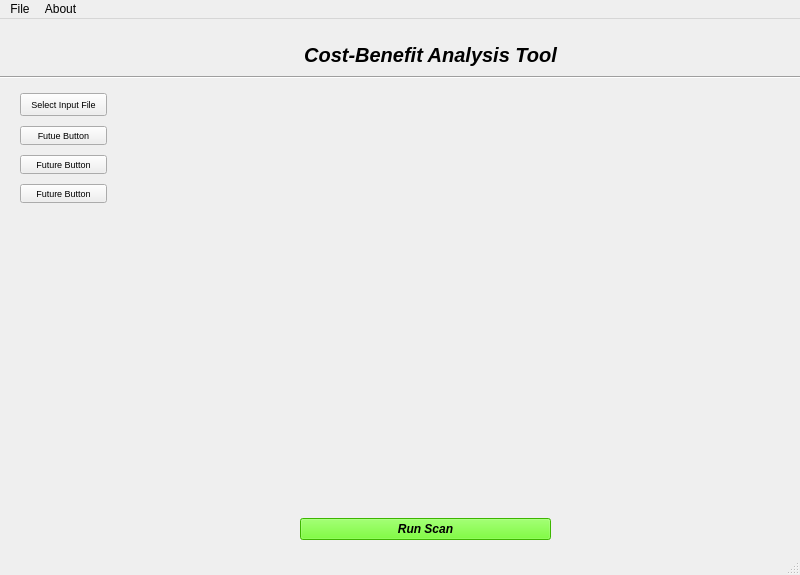
<?xml version="1.0" encoding="UTF-8"?>
<ui version="4.0">
 <class>MainWindow</class>
 <widget class="QMainWindow" name="MainWindow">
  <property name="geometry">
   <rect>
    <x>0</x>
    <y>0</y>
    <width>800</width>
    <height>575</height>
   </rect>
  </property>
  <property name="sizePolicy">
   <sizepolicy hsizetype="Preferred" vsizetype="Preferred">
    <horstretch>0</horstretch>
    <verstretch>0</verstretch>
   </sizepolicy>
  </property>
  <property name="minimumSize">
   <size>
    <width>800</width>
    <height>575</height>
   </size>
  </property>
  <property name="maximumSize">
   <size>
    <width>800</width>
    <height>575</height>
   </size>
  </property>
  <property name="windowTitle">
   <string>Cost-Benefit Analysis Tool</string>
  </property>
  <property name="styleSheet">
   <string notr="true">background-color: </string>
  </property>
  <widget class="QWidget" name="centralwidget">
   <widget class="QWidget" name="verticalLayoutWidget">
    <property name="geometry">
     <rect>
      <x>20</x>
      <y>70</y>
      <width>87</width>
      <height>121</height>
     </rect>
    </property>
    <layout class="QVBoxLayout" name="verticalLayout">
     <item>
      <widget class="QPushButton" name="inputFileButton">
       <property name="maximumSize">
        <size>
         <width>200</width>
         <height>23</height>
        </size>
       </property>
       <property name="font">
        <font>
         <pointsize>7</pointsize>
        </font>
       </property>
       <property name="layoutDirection">
        <enum>Qt::LeftToRight</enum>
       </property>
       <property name="text">
        <string>Select Input File</string>
       </property>
      </widget>
     </item>
     <item>
      <widget class="QPushButton" name="futureButton3">
       <property name="font">
        <font>
         <pointsize>7</pointsize>
        </font>
       </property>
       <property name="text">
        <string>Futue Button</string>
       </property>
      </widget>
     </item>
     <item>
      <widget class="QPushButton" name="futureButton2">
       <property name="font">
        <font>
         <pointsize>7</pointsize>
        </font>
       </property>
       <property name="text">
        <string>Future Button</string>
       </property>
      </widget>
     </item>
     <item>
      <widget class="QPushButton" name="futureButton1">
       <property name="font">
        <font>
         <pointsize>7</pointsize>
        </font>
       </property>
       <property name="autoFillBackground">
        <bool>false</bool>
       </property>
       <property name="text">
        <string>Future Button</string>
       </property>
       <property name="flat">
        <bool>false</bool>
       </property>
      </widget>
     </item>
    </layout>
   </widget>
   <widget class="QWidget" name="verticalLayoutWidget_2">
    <property name="geometry">
     <rect>
      <x>120</x>
      <y>70</y>
      <width>661</width>
      <height>121</height>
     </rect>
    </property>
    <layout class="QVBoxLayout" name="verticalLayout_2">
     <item alignment="Qt::AlignTop">
      <widget class="QLabel" name="fileNameLabel">
       <property name="font">
        <font>
         <pointsize>10</pointsize>
        </font>
       </property>
       <property name="text">
        <string/>
       </property>
      </widget>
     </item>
    </layout>
   </widget>
   <widget class="QWidget" name="verticalLayoutWidget_3">
    <property name="geometry">
     <rect>
      <x>300</x>
      <y>470</y>
      <width>251</width>
      <height>81</height>
     </rect>
    </property>
    <layout class="QVBoxLayout" name="verticalLayout_3">
     <item>
      <widget class="QPushButton" name="runScanButton">
       <property name="minimumSize">
        <size>
         <width>0</width>
         <height>0</height>
        </size>
       </property>
       <property name="font">
        <font>
         <weight>75</weight>
         <italic>true</italic>
         <bold>true</bold>
        </font>
       </property>
       <property name="styleSheet">
        <string notr="true">background-color:rgb(85, 255, 0)</string>
       </property>
       <property name="text">
        <string>Run Scan</string>
       </property>
      </widget>
     </item>
    </layout>
   </widget>
   <widget class="QWidget" name="horizontalLayoutWidget">
    <property name="geometry">
     <rect>
      <x>80</x>
      <y>10</y>
      <width>701</width>
      <height>51</height>
     </rect>
    </property>
    <layout class="QHBoxLayout" name="programNameHLayout">
     <item>
      <widget class="QLabel" name="programNameLabel">
       <property name="font">
        <font>
         <pointsize>15</pointsize>
         <weight>75</weight>
         <italic>true</italic>
         <bold>true</bold>
         <underline>false</underline>
        </font>
       </property>
       <property name="styleSheet">
        <string notr="true"/>
       </property>
       <property name="text">
        <string>Cost-Benefit Analysis Tool</string>
       </property>
       <property name="alignment">
        <set>Qt::AlignCenter</set>
       </property>
      </widget>
     </item>
    </layout>
   </widget>
   <widget class="Line" name="topScreenBorderLine">
    <property name="geometry">
     <rect>
      <x>0</x>
      <y>50</y>
      <width>801</width>
      <height>16</height>
     </rect>
    </property>
    <property name="orientation">
     <enum>Qt::Horizontal</enum>
    </property>
   </widget>
   <widget class="QWidget" name="horizontalLayoutWidget_2">
    <property name="geometry">
     <rect>
      <x>20</x>
      <y>10</y>
      <width>51</width>
      <height>51</height>
     </rect>
    </property>
    <layout class="QHBoxLayout" name="programIconLayout"/>
   </widget>
  </widget>
  <widget class="QStatusBar" name="statusbar"/>
  <widget class="QMenuBar" name="menubar">
   <property name="geometry">
    <rect>
     <x>0</x>
     <y>0</y>
     <width>800</width>
     <height>21</height>
    </rect>
   </property>
   <widget class="QMenu" name="menuFileTab">
    <property name="title">
     <string>File</string>
    </property>
    <widget class="QMenu" name="menuExport">
     <property name="title">
      <string>Export</string>
     </property>
     <addaction name="actionXML_3"/>
     <addaction name="actionNessus"/>
    </widget>
    <addaction name="menuExport"/>
   </widget>
   <widget class="QMenu" name="menuAboutTab">
    <property name="title">
     <string>About</string>
    </property>
    <addaction name="aboutProgramTabPress"/>
   </widget>
   <addaction name="menuFileTab"/>
   <addaction name="menuAboutTab"/>
  </widget>
  <action name="actionXML">
   <property name="text">
    <string>XML</string>
   </property>
  </action>
  <action name="actionJSON">
   <property name="text">
    <string>JSON</string>
   </property>
  </action>
  <action name="actionXML_2">
   <property name="text">
    <string>XML</string>
   </property>
  </action>
  <action name="actionJSON_2">
   <property name="text">
    <string>JSON</string>
   </property>
  </action>
  <action name="actionAbout_Program">
   <property name="text">
    <string>About Program</string>
   </property>
  </action>
  <action name="aboutProgramTabPress">
   <property name="text">
    <string>About Program</string>
   </property>
  </action>
  <action name="actionXML_3">
   <property name="text">
    <string>XML</string>
   </property>
  </action>
  <action name="actionNessus">
   <property name="text">
    <string>Nessus</string>
   </property>
  </action>
 </widget>
 <resources/>
 <connections/>
</ui>
